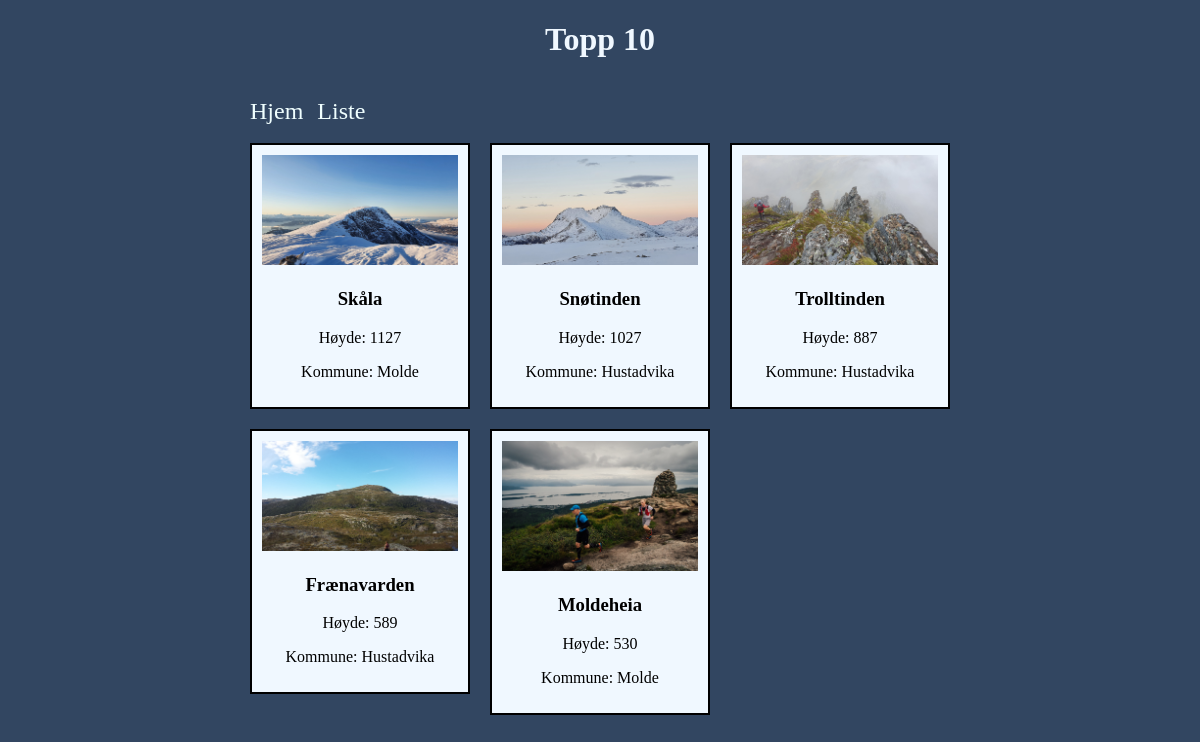
The page / on the database its author committed.
### app.py (models this page shows)
class Fjell(db.Model):
    id = db.Column('id', db.Integer, primary_key=True)
    navn = db.Column('navn', db.String(100))
    hoyde = db.Column('hoyde', db.Integer)
    bilde = db.Column('bilde', db.String(100))
    kommune = db.Column('kommune', db.String(100))

### app.py (the view)
@app.route('/')
def index():
    fjell = db.engine.execute(
        'SELECT * FROM fjell ORDER BY hoyde DESC')
    return render_template('index.html', fjellene=fjell)

### templates/index.html (shortened to what this page needs)
<!DOCTYPE html>
<html lang="en">
<head>
    <link rel="stylesheet" href="{{ url_for('static', filename='css/main.css') }}">
</head>
<body>
    <div id=pakker>
        <h1>Topp 10</h1>
        <br>
        <a class="meny" href="/">Hjem</a>
        <a class="meny" href="/liste/navn">Liste</a>
        <br>
        <br>
        <div id="grid">
            {% for fjell in fjellene %}
            <a href="fjell/{{fjell.id}}">
                <div>
                    <img src="../static/img/{{fjell.bilde}}" alt="">
                    <h3>{{fjell.navn}}</h3>
                    <p>Høyde: {{fjell.hoyde}}</p>
                    <p>Kommune: {{fjell.kommune}}</p>
                </div>
            </a>
            {% endfor %}
        </div>
    </div>
</body>
</html>

### static/css/main.css (style rules this page uses)
body { background-color: rgb(50, 70, 97); }
#pakker { max-width: 700px; margin: auto; }
#grid { margin: auto; display: grid; grid-template-columns: repeat(3, 1fr); grid-gap: 20px; text-align: center; }
#grid div { background-color: aliceblue; border: 2px solid black; padding: 10px; }
#grid img { width: 100%; }
h1 { text-align: center; color: aliceblue; }
#grid a { color: black; text-decoration: none; }
a.meny { color: azure; text-decoration: none; font-size: 1.5em; margin-right: 10px; }
img { width: 100%; }

### rows shown on the page
Fjell: bilde (picture), navn "Skåla", hoyde "1127", kommune "Molde"
Fjell: bilde (picture), navn "Snøtinden", hoyde "1027", kommune "Hustadvika"
Fjell: bilde (picture), navn "Trolltinden", hoyde "887", kommune "Hustadvika"
Fjell: bilde (picture), navn "Frænavarden", hoyde "589", kommune "Hustadvika"
Fjell: bilde (picture), navn "Moldeheia", hoyde "530", kommune "Molde"
